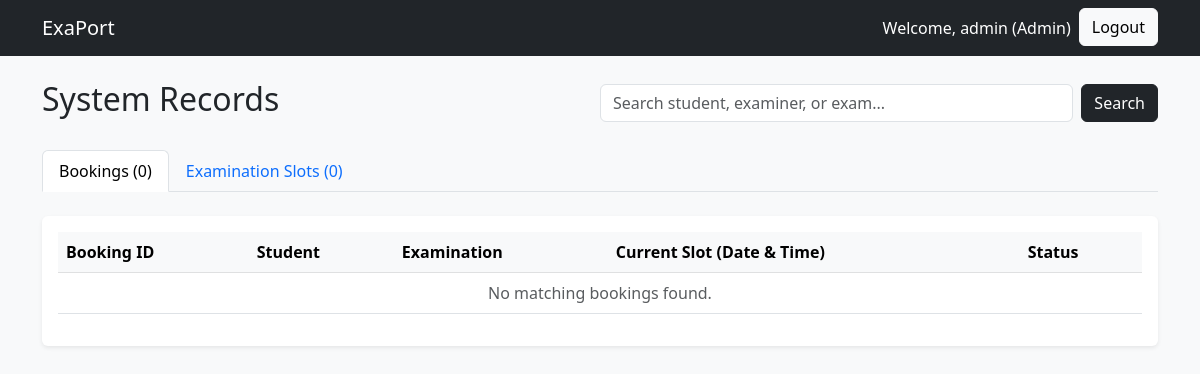
Before: /admin/records (signed in) with the older database file.
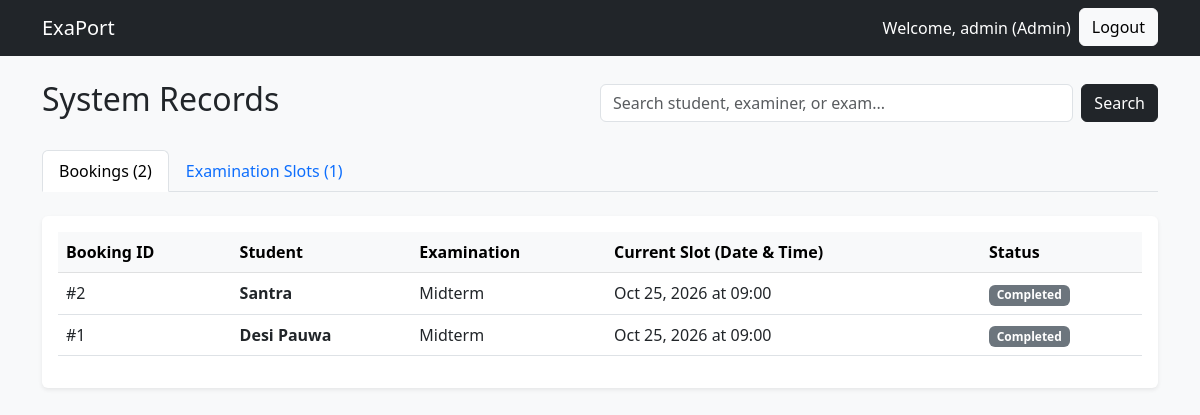
After: the same page with the newer database file.
### models.py (models this page shows)
class Booking(db.Model):
    __tablename__ = 'bookings'
    booking_id = db.Column(db.Integer, primary_key=True)
    student_id = db.Column(db.Integer, db.ForeignKey('users.id'), nullable=False)
    slot_id = db.Column(db.Integer, db.ForeignKey('examination_slots.slot_id'), nullable=False)
    booking_date = db.Column(db.DateTime, default=lambda: datetime.now(timezone.utc))
    status = db.Column(db.String(20), default='Booked') # Booked, Cancelled, Completed
    evaluations = db.relationship('Evaluation', backref='booking', lazy=True, cascade="all, delete-orphan")

class User(db.Model, UserMixin):
    __tablename__ = 'users'
    id = db.Column(db.Integer, primary_key=True)
    username = db.Column(db.String(80), unique=True, nullable=False)
    password_hash = db.Column(db.String(256), nullable=False)
    role = db.Column(db.String(20), nullable=False) # 'Admin', 'Examiner', 'Student'
    examiner_profile = db.relationship('ExaminerProfile', backref='user', uselist=False, cascade="all, delete-orphan")
    slots = db.relationship('ExaminationSlot', backref='examiner', lazy=True)
    bookings = db.relationship('Booking', backref='student', lazy=True)

class Examination(db.Model):
    __tablename__ = 'examinations'
    exam_id = db.Column(db.Integer, primary_key=True)
    course_id = db.Column(db.Integer, db.ForeignKey('courses.course_id'), nullable=False)
    exam_name = db.Column(db.String(100), nullable=False)
    exam_type = db.Column(db.String(50), nullable=False) # Viva, Practical, Project Demo, Assessment
    duration = db.Column(db.Integer, nullable=False) # Duration in minutes
    max_marks = db.Column(db.Float, nullable=False)
    slot_creation_start_date = db.Column(db.DateTime, nullable=False)
    slot_creation_end_date = db.Column(db.DateTime, nullable=False)
    slot_booking_start_date = db.Column(db.DateTime, nullable=False)
    slot_booking_end_date = db.Column(db.DateTime, nullable=False)
    status = db.Column(db.String(20), default='Draft') # Draft, Slot Creation, Booking Open, Closed, Completed
    rubrics = db.relationship('ExaminationRubric', backref='examination', lazy=True, cascade="all, delete-orphan")
    slots = db.relationship('ExaminationSlot', backref='examination', lazy=True, cascade="all, delete-orphan")
    assigned_examiners = db.relationship('User', secondary=exam_assignments, lazy='subquery',
        backref=db.backref('assigned_exams', lazy=True))

class ExaminationSlot(db.Model):
    __tablename__ = 'examination_slots'
    slot_id = db.Column(db.Integer, primary_key=True)
    examination_id = db.Column(db.Integer, db.ForeignKey('examinations.exam_id'), nullable=False)
    examiner_id = db.Column(db.Integer, db.ForeignKey('users.id'), nullable=False)
    date = db.Column(db.Date, nullable=False)
    start_time = db.Column(db.Time, nullable=False)
    end_time = db.Column(db.Time, nullable=False)
    max_student_capacity = db.Column(db.Integer, nullable=False)
    available_seats = db.Column(db.Integer, nullable=False)
    status = db.Column(db.String(20), default='Available') # Available, Full, Cancelled, Completed
    bookings = db.relationship('Booking', backref='slot', lazy=True)

### app.py (the view, shortened to what this page needs)
@app.route('/admin/records', methods=['GET'])
@login_required
@role_required('Admin')
def manage_records():
    query = request.args.get('q', '').strip()
    bookings_query = Booking.query.join(User, Booking.student_id == User.id)
    slots_query = ExaminationSlot.query.join(Examination, ExaminationSlot.examination_id == Examination.exam_id) \
                                     .join(User, ExaminationSlot.examiner_id == User.id) \
                                     .join(ExaminerProfile, User.id == ExaminerProfile.user_id)
    bookings = bookings_query.order_by(Booking.booking_date.desc()).all()
    slots = slots_query.order_by(ExaminationSlot.date.desc()).all()
    return render_template('admin/records.html', slots=slots, bookings=bookings, query=query)

### app.py (called while the page is built)
@login_manager.user_loader
def load_user(user_id):
    return User.query.get(int(user_id))

def role_required(role):
    def decorator(f):
        @wraps(f)
        def decorated_function(*args, **kwargs):
            if not current_user.is_authenticated or current_user.role != role:
                abort(403) # Forbidden
            return f(*args, **kwargs)
        return decorated_function
    return decorator

### templates/admin/records.html (shortened to what this page needs)
{% extends 'base.html' %}
{% block content %}
<div class="d-flex justify-content-between align-items-center mb-4">
    <h2>System Records</h2>
    <form action="{{ url_for('manage_records') }}" method="GET" class="d-flex w-50">
        <input type="text" name="q" class="form-control me-2" placeholder="Search student, examiner, or exam..." value="{{ query }}">
        <button type="submit" class="btn btn-dark">Search</button>
    </form>
</div>
<ul class="nav nav-tabs mb-4" id="recordsTabs">
    <li class="nav-item">
        <a class="nav-link active" data-bs-toggle="tab" href="#bookingsTab">Bookings ({{ bookings|length }})</a>
    </li>
    <li class="nav-item">
        <a class="nav-link" data-bs-toggle="tab" href="#slotsTab">Examination Slots ({{ slots|length }})</a>
    </li>
</ul>
<div class="tab-content">
    <div class="tab-pane fade show active" id="bookingsTab">
        <div class="table-responsive bg-white shadow-sm p-3 rounded">
            <table class="table table-hover align-middle">
                <thead class="table-light">
                    <tr>
                        <th>Booking ID</th>
                        <th>Student</th>
                        <th>Examination</th>
                        <th>Current Slot (Date & Time)</th>
                        <th>Status</th>
                    </tr>
                </thead>
                <tbody>
                    {% for booking in bookings %}
                    <tr>
                        <td>#{{ booking.booking_id }}</td>
                        <td><strong>{{ booking.student.username }}</strong></td>
                        <td>{{ booking.slot.examination.exam_name }}</td>
                        <td>{{ booking.slot.date.strftime('%b %d, %Y') }} at {{ booking.slot.start_time.strftime('%H:%M') }}</td>
                        <td><span class="badge bg-secondary">{{ booking.status }}</span></td>
                    </tr>
                    {% else %}
                    <tr><td colspan="5" class="text-center text-muted">No matching bookings found.</td></tr>
                    {% endfor %}
                </tbody>
            </table>
        </div>
    </div>
</div>
{% endblock %}

Changed rows visible on the page:
added Booking: booking_id "2", student.username "Santra", slot.examination.exam_name "Midterm", slot "Oct 25, 2026", slot.start_time "09:00", status "Completed"
added Booking: booking_id "1", student.username "Desi Pauwa", slot.examination.exam_name "Midterm", slot "Oct 25, 2026", slot.start_time "09:00", status "Completed"
Other visible differences:
{{ bookings|length }}: "0" → "2"
{{ slots|length }}: "0" → "1"
text no longer shown: "No matching bookings found."
